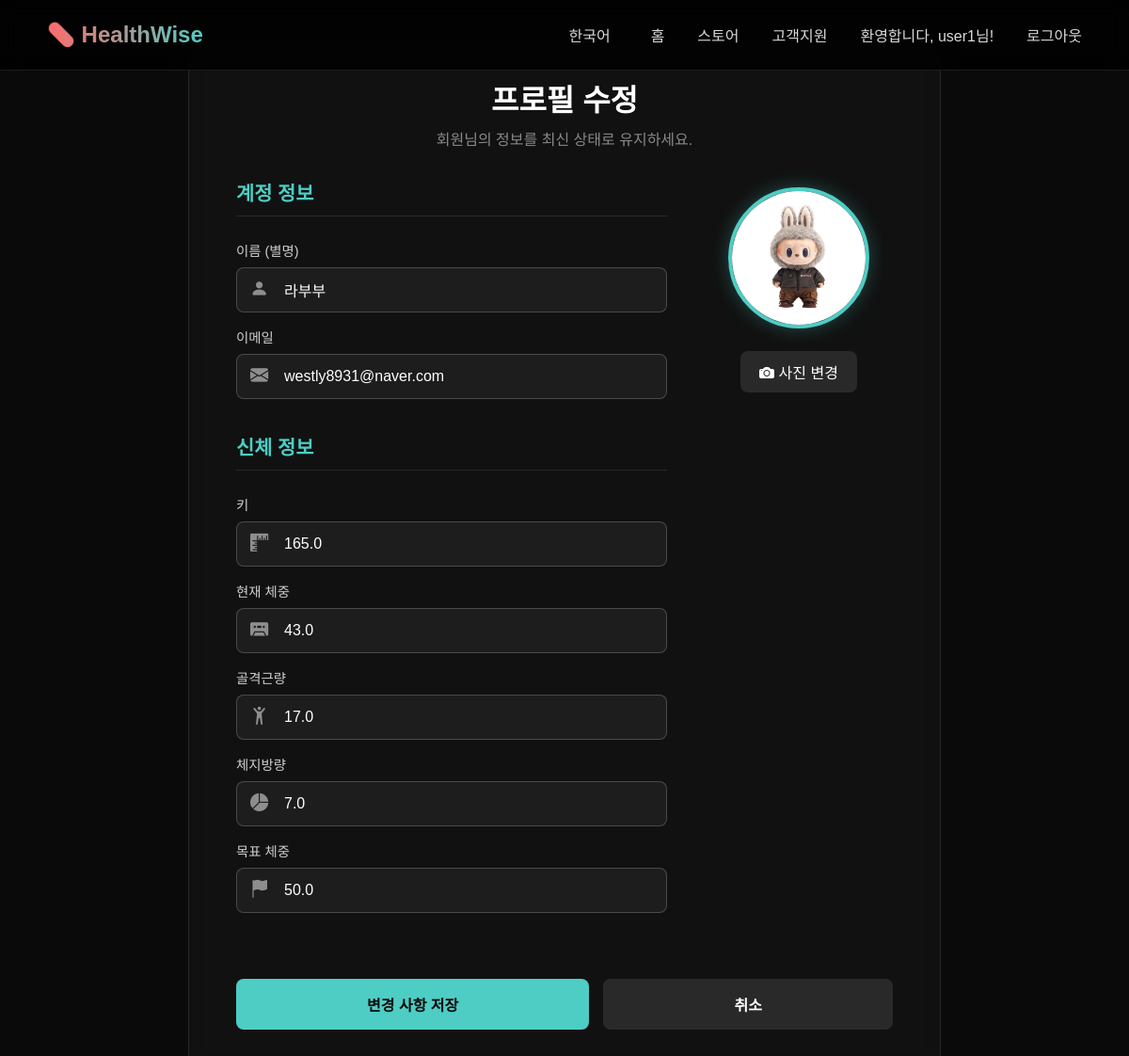
The app's page /accounts/profile/edit/ (signed in) with its own data.
### accounts/models.py (models this page shows, shortened)
class Profile(models.Model):
    user = models.OneToOneField(User, on_delete=models.CASCADE)
    image = models.ImageField(upload_to='profile_pics/', default='profile_pics/avatar-default.jpeg')
    height = models.FloatField(null=True, blank=True)
    current_weight = models.FloatField(null=True, blank=True)
    target_weight = models.FloatField(null=True, blank=True)
    skeletal_muscle_mass = models.FloatField(null=True, blank=True)
    body_fat_mass = models.FloatField(null=True, blank=True)
    active_title = models.ForeignKey(
        UserAchievement,
        on_delete=models.SET_NULL, # 칭호의 원본 업적이 삭제되어도 프로필은 유지
        null=True,
        blank=True,
        related_name='activated_by_profile', # 역참조 이름 충돌 방지
        help_text="사용자가 설정한 대표 칭호"
    )

### accounts/views.py (the view)
# urls.py: path('profile/edit/', views.profile_edit, name='profile_edit'),
@login_required
def profile_edit(request):
    profile, created = Profile.objects.get_or_create(user=request.user)
    if request.method == 'POST':
        user_form = UserUpdateForm(request.POST, instance=request.user)
        profile_form = ProfileUpdateForm(request.POST, request.FILES, instance=profile)
        if user_form.is_valid() and profile_form.is_valid():
            user_form.save()
            saved_profile = profile_form.save(commit=False)
            old_image = profile.image
            old_target_weight = profile.target_weight
            saved_profile.save() # ✅ 여기서 최종 저장
            profile_form.save_m2m() # ManyToMany 필드가 있다면 필요
            messages.success(request, '프로필 정보가 성공적으로 업데이트되었습니다!')
            if saved_profile.image and old_image != saved_profile.image:
                check_and_award_achievement(request, request.user, 'first_profile_image') # '얼굴 도장 쾅!'
            if saved_profile.target_weight and not old_target_weight:
                check_and_award_achievement(request, request.user, 'first_target_weight') # '목표 설정 완료!'
            if (saved_profile.current_weight and
                saved_profile.skeletal_muscle_mass and
                saved_profile.body_fat_mass):
                BodyCompositionRecord.objects.create(
                    user=request.user,
                    weight=saved_profile.current_weight,
                    skeletal_muscle_mass=saved_profile.skeletal_muscle_mass,
                    body_fat_mass=saved_profile.body_fat_mass
                )
                check_and_award_achievement(request, request.user, 'first_body_record')
                record_count = BodyCompositionRecord.objects.filter(user=request.user).count()
                if record_count >= 10:
                    check_and_award_achievement(request, request.user, 'body_record_10')
                if record_count >= 30:
                    check_and_award_achievement(request, request.user, 'body_record_30')
                messages.info(request, '신체 변화 기록이 추가되었습니다.')
            if saved_profile.current_weight and saved_profile.target_weight:
                if saved_profile.current_weight <= saved_profile.target_weight:
                    check_and_award_achievement(request, request.user, 'target_weight_achieved')
            all_records = BodyCompositionRecord.objects.filter(user=request.user)
            if all_records.count() > 1:
                latest_record = all_records.first() # 최신 기록
                highest_fat = max(r.body_fat_mass for r in all_records)
                highest_muscle = max(r.skeletal_muscle_mass for r in all_records)
                if latest_record.body_fat_mass <= highest_fat - 1:
                    check_and_award_achievement(request, request.user, 'fat_loss_1kg')
                if latest_record.body_fat_mass <= highest_fat - 5:
                    check_and_award_achievement(request, request.user, 'fat_loss_5kg')
                if latest_record.skeletal_muscle_mass >= highest_muscle + 1:
                    check_and_award_achievement(request, request.user, 'muscle_gain_1kg')
            try:
                profile = request.user.profile
                fitness_profile = FitnessProfile.objects.get(user=request.user)
                all_fields_filled = all([
                    saved_profile.height, saved_profile.current_weight, saved_profile.target_weight,
                    saved_profile.skeletal_muscle_mass, saved_profile.body_fat_mass,
                    fitness_profile.birth,
                    fitness_profile.gender,
                    fitness_profile.goal,
                    fitness_profile.experience,
                    fitness_profile.frequency,
                    fitness_profile.types
                ])
                if all_fields_filled:
                    check_and_award_achievement(request, request.user, 'profile_perfectionist')
            except FitnessProfile.DoesNotExist:
                pass
            except Exception as e:
                print(f"프로필 완성도 업적 확인 중 오류 발생: {e}")
            return redirect('web:services')
        else:
            messages.error(request, '입력된 정보를 다시 확인해주세요.')
    else:
        user_form = UserUpdateForm(instance=request.user)
        profile_form = ProfileUpdateForm(instance=profile)
    context = {
        'user_form': user_form,
        'profile_form': profile_form,
        'active_title': profile.active_title
    }
    return render(request, 'accounts/profile_edit.html', context)

### accounts/templates/accounts/profile_edit.html (shortened to what this page needs)
{% extends "base.html" %}
{% load static custom_translate i18n %}
{% block content %}
<link rel="stylesheet" href="https://cdn.jsdelivr.net/npm/bootstrap-icons@1.11.3/font/bootstrap-icons.min.css">
<div class="profile-edit-wrapper">
    <div class="profile-edit-card">
        <div class="profile-edit-header">
            <h1> {% t '프로필 수정' %} </h1>
            <p> {% t '회원님의 정보를 최신 상태로 유지하세요.' %} </p>
        </div>
        <form method="POST" enctype="multipart/form-data">
            <div class="form-content-grid">
                <div class="form-fields-column">
                    <h2 class="form-section-title"> {% t '계정 정보' %} </h2>
                    <div class="form-group">
                        <label for="{{ user_form.first_name.id_for_label }}">{{ user_form.first_name.label }}</label>
                        <div class="input-with-icon">
                            <i class="bi bi-person-fill form-icon"></i>
                            {{ user_form.first_name }}
                        </div>
                    </div>
                    <div class="form-group">
                        <label for="{{ user_form.email.id_for_label }}"> {% t '이메일' %} </label>
                        <div class="input-with-icon">
                            <i class="bi bi-envelope-fill form-icon"></i>
                            {{ user_form.email }}
                        </div>
                    </div>
                    <h2 class="form-section-title" style="margin-top: 20px;"> {% t '신체 정보' %} </h2>
                    <div class="form-group">
                        <label for="{{ profile_form.height.id_for_label }}">{{ profile_form.height.label }}</label>
                        <div class="input-with-icon">
                            <i class="bi bi-rulers form-icon"></i>
                            {{ profile_form.height }}
                        </div>
                    </div>
                    <div class="form-group">
                        <label for="{{ profile_form.current_weight.id_for_label }}">{{ profile_form.current_weight.label }}</label>
                        <div class="input-with-icon">
                            <i class="bi bi-cassette-fill form-icon"></i>
                            {{ profile_form.current_weight }}
                        </div>
                    </div>
                    <div class="form-group">
                        <label for="{{ profile_form.skeletal_muscle_mass.id_for_label }}">{{ profile_form.skeletal_muscle_mass.label }}</label>
                        <div class="input-with-icon">
                            <i class="bi bi-person-arms-up form-icon"></i>
                            {{ profile_form.skeletal_muscle_mass }}
                        </div>
                    </div>
                    <div class="form-group">
                        <label for="{{ profile_form.body_fat_mass.id_for_label }}">{{ profile_form.body_fat_mass.label }}</label>
                        <div class="input-with-icon">
                            <i class="bi bi-pie-chart-fill form-icon"></i>
                            {{ profile_form.body_fat_mass }}
                        </div>
                    </div>
                    <div class="form-group">
                        <label for="{{ profile_form.target_weight.id_for_label }}">{{ profile_form.target_weight.label }}</label>
                        <div class="input-with-icon">
                            <i class="bi bi-flag-fill form-icon"></i>
                            {{ profile_form.target_weight }}
                        </div>
                    </div>
                </div>
                <div class="avatar-column">
                    <div class="avatar-upload-section">
                        <img src="{% if user.profile.image and user.profile.image.url %}{{ user.profile.image.url }}{% else %}{% static 'web/images/default_avatar.png' %}{% endif %}" alt="Avatar Preview" class="avatar-preview" id="avatar-preview">
                        <label for="id_image" class="avatar-upload-label">
                            <i class="bi bi-camera-fill"></i> {% t '사진 변경' %} </label>
                    </div>
                </div>
                <div class="form-actions">
                    <button type="submit" class="btn btn-save"> {% t '변경 사항 저장' %} </button>
                    <a href="{% url 'web:services' %}" class="btn btn-cancel"> {% t '취소' %} </a>
                </div>
            </div>
        </form>
    </div>
</div>
{% endblock %}

### web/templates/web/_header.html (shortened to what this page needs)
{% load static i18n custom_translate %}
<nav class="nav-container">
    <a href="/" class="logo" style="text-decoration: none;">💊 HealthWise</a>
    <ul class="nav-menu">
        <li>
            <div class="language-dropdown-container">
                <button type="button" id="language-toggle-btn" class="nav-item">
                    <span class="language-text">
                        {% get_current_language as LANGUAGE_CODE %}
                        {% if LANGUAGE_CODE == 'ko' %}한국어
                        {% elif LANGUAGE_CODE == 'en' %}English
                        {% elif LANGUAGE_CODE == 'es' %}Español
                        {% else %}Language
                        {% endif %}
                    </span>
                </button>
            </div>
        </li>
        <li><a href="/" class="nav-item">{% t "홈" %}</a></li>
        <li><a href="{% url 'store:home' %}" class="nav-item">{% t "스토어" %}</a></li>
        <li><a href="{% url 'web:support' %}" class="nav-item {% if active_menu == 'support' %}active{% endif %}">{% t "고객지원" %}</a></li>
        {% if user.is_authenticated %}
            <li style="padding: 5px 0; color: rgba(255, 255, 255, 0.85); font-weight: 500;">{% t "환영합니다, {name}님!" name=user.username|default:_("사용자") %}</li>
            <li>
                <form id="logout-form" method="post" action="{% url 'accounts:logout' %}" style="display: inline;">
                    <button type="submit" class="nav-item" style="background: none; border: none; color: rgba(255, 255, 255, 0.85); cursor: pointer; padding: 5px 0; font-size: 1rem; font-weight: 500; font-family: inherit;">{% t "로그아웃" %}</button>
                </form>
            </li>
        {% else %}
            <li><a href="{% url 'accounts:login' %}" class="nav-item">{% t "로그인" %}</a></li>
            <li><a href="{% url 'accounts:signup' %}" class="nav-item">{% t "회원가입" %}</a></li>
        {% endif %}
    </ul>
</nav>

### records on screen
Profile: height "165.0", current_weight "43.0", skeletal_muscle_mass "17.0", body_fat_mass "7.0", target_weight "50.0"

### other values on screen
{{ user_form.first_name.label }} "이름 (별명)"
{{ profile_form.height.label }} "키"
{{ profile_form.current_weight.label }} "현재 체중"
{{ profile_form.skeletal_muscle_mass.label }} "골격근량"
{{ profile_form.body_fat_mass.label }} "체지방량"
{{ profile_form.target_weight.label }} "목표 체중"
